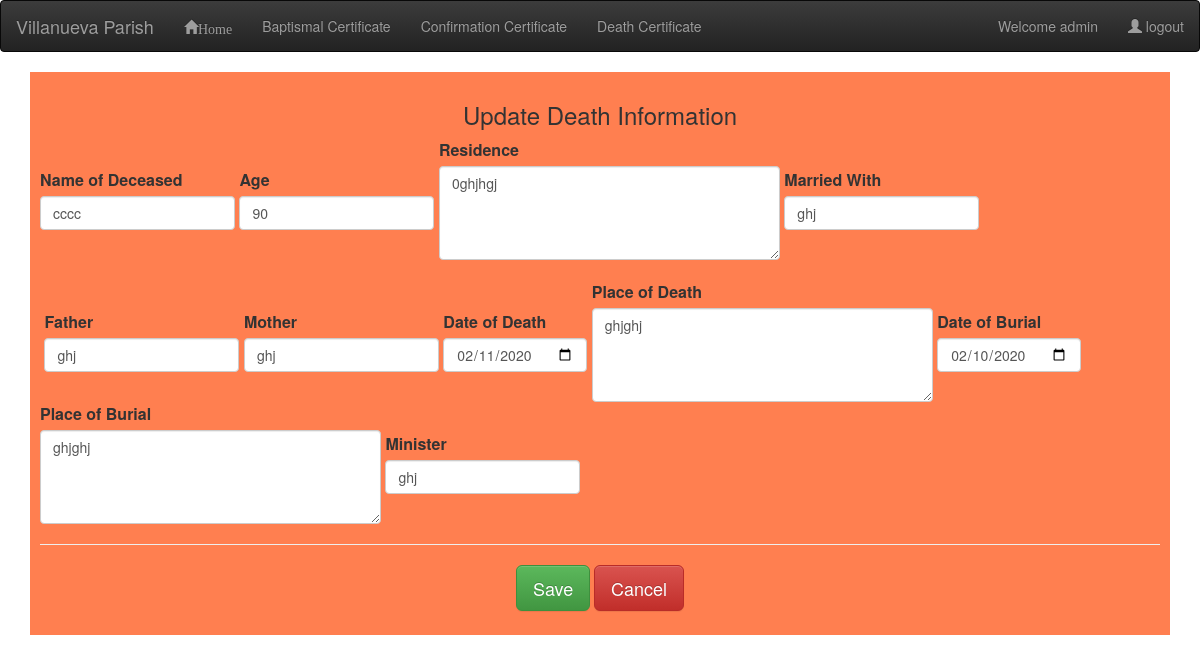
The page /production/edit_death.php?id=1 (signed in) on the database its author committed.
### tables this page shows
CREATE TABLE `death` (
  `id` int(10) NOT NULL,
  `series` varchar(255) NOT NULL,
  `record_no` int(10) NOT NULL,
  `name_of_deceased` varchar(255) NOT NULL,
  `age` varchar(255) NOT NULL,
  `residence` text NOT NULL,
  `married_with` varchar(255) NOT NULL,
  `father` varchar(255) NOT NULL,
  `mother` varchar(255) NOT NULL,
  `date_of_death` date NOT NULL,
  `place_of_death` text NOT NULL,
  `date_of_burial` date NOT NULL,
  `place_of_burial` text NOT NULL,
  `minister` varchar(255) NOT NULL
);

### class/DbFunctions.php (called while the page is built, shortened)
<?php
class DbFunctions{
    private $conn;
    function __construct()
    {
        require_once 'DbConfig.php';
        $database = new DbConfig();
        $this->conn = $database->DB_CONNECT();
    }
    public function get_single_death($id){
        $SQL = "SELECT * FROM death WHERE id = ?";
        $stmt = $this->conn->prepare($SQL);
        $stmt->execute(array($id));
        $pdo = $stmt->fetch();
        return $pdo;
    }
}

### class/DbConfig.php (called while the page is built, shortened)
<?php
class DbConfig{
    function DB_CONNECT(){
        $this->conn = new PDO("mysql:host=localhost;dbname=villanueva_parish","root","");
        return $this->conn;
    }
}

### production/edit_death.php (the view, shortened to what this page needs)
<?php
        require_once 'header.php';
    $id = intval($_GET["id"]);
   require_once '../class/DbFunctions.php';
   $database = new DbFunctions();
   $getDCertificate = $database->get_single_death($id);
    $name_of_deceased = $getDCertificate["name_of_deceased"];
    $age = $getDCertificate["age"];
    $residence = $getDCertificate["residence"];
    $married_with = $getDCertificate["married_with"];
    $father = $getDCertificate["father"];
    $mother = $getDCertificate["mother"];
    $date_of_death = $getDCertificate["date_of_death"];
    $place_of_death = $getDCertificate["place_of_death"];
    $date_of_burial = $getDCertificate["date_of_burial"];
    $place_of_burial = $getDCertificate["place_of_burial"];
    $minister = $getDCertificate["minister"];
?>
<html>
    <head>
    </head>
    <div class="container">
        <div id="body">
        <h3 align="center">
       Update Death Information
        </h3>
        <form method="POST">
            <table>
                <tr>
                    <td><label>Name of Deceased</label><input class="form-control" type="text" name="name_of_deceased" id="name_of_deceased" value="<?php echo $name_of_deceased ?>"></td>
                    <td>&nbsp;</td>
                    <td><label>Age</label><input class="form-control" type="number" name="age" id="age" value="<?php echo $age ?>"></td>
                    <td>&nbsp;</td>
                    <td><label>Residence</label><textarea class="form-control" type="text" name="residence" rows="4" cols="40" ><?php echo $residence ?></textarea></td>
                    <td>&nbsp;</td>
                    <td><label>Married With</label><input class="form-control" type="text" name="married_with" id="married_with" value="<?php echo $married_with ?>"></td>
                    <td>&nbsp;</td>
                    </tr>
            </table>
            <br>
            <table>
                <tr>
                     <td>&nbsp;</td>
                     <td><label>Father</label><input class="form-control" type="text" name="father" id="father" value="<?php echo $father ?>"></td>
                     <td>&nbsp;</td>
                     <td><label>Mother</label><input class="form-control" type="text" name="mother" value="<?php echo $mother ?>"></td>
                    <td>&nbsp;</td>
                    <td><label>Date of Death </label><input class="form-control" type="date" name="date_of_death" value="<?php echo $date_of_death ?>"></td>
                    <td>&nbsp;</td>
                    <td><label>Place of Death</label><textarea class="form-control" type="text" name="place_of_death" rows="4" cols="40" ><?php echo $place_of_death ?></textarea></td>
                    <td>&nbsp;</td>
                    <td><label>Date of Burial</label><input class="form-control" type="date" name="date_of_burial" value="<?php echo $date_of_burial ?>"></td>
                </tr>
            </table>
            <table>
                <tr>
                    <td><label>Place of Burial</label><textarea class="form-control" type="text" name="place_of_burial" rows="4" cols="40" ><?php echo $place_of_burial ?></textarea></td>
                    <td>&nbsp;</td>
                    <td><label>Minister</label><input class="form-control" type="text" name="minister" value="<?php echo $minister ?>"></td>
                </tr>
            </table>
            <hr>
            <div align="center">
            <button class="btn btn-success btn-lg"  name="save">Save</button>
            <button class="btn btn-danger btn-lg" type="reset" value="Reset">Cancel</button>
            </div>
        </form>
        </div>
    </div>
</html>

### production/edit_death.php (style rules this page uses)
#body { background-color: coral; padding: 10px; }

### rows shown on the page
death: name_of_deceased "cccc", age "90", residence "0ghjhgj", married_with "ghj", father "ghj", mother "ghj", date_of_death "02/11/2020", place_of_death "ghjghj", date_of_burial "02/10/2020", place_of_burial "ghjghj", minister "ghj"

### other values the page prints
$_SESSION["email"] "admin"
